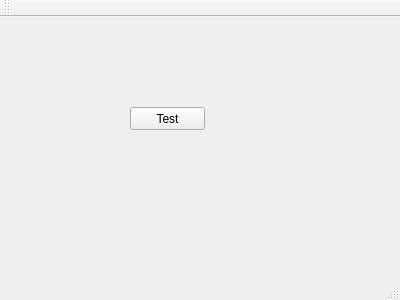
<?xml version="1.0" encoding="UTF-8"?>
<ui version="4.0">
 <class>MainWindow</class>
 <widget class="QMainWindow" name="MainWindow">
  <property name="geometry">
   <rect>
    <x>0</x>
    <y>0</y>
    <width>400</width>
    <height>300</height>
   </rect>
  </property>
  <property name="windowTitle">
   <string>MainWindow</string>
  </property>
  <widget class="QWidget" name="centralWidget">
   <widget class="QPushButton" name="pushButton">
    <property name="geometry">
     <rect>
      <x>130</x>
      <y>90</y>
      <width>75</width>
      <height>23</height>
     </rect>
    </property>
    <property name="text">
     <string>Test</string>
    </property>
   </widget>
  </widget>
  <widget class="QMenuBar" name="menuBar">
   <property name="geometry">
    <rect>
     <x>0</x>
     <y>0</y>
     <width>400</width>
     <height>23</height>
    </rect>
   </property>
  </widget>
  <widget class="QToolBar" name="mainToolBar">
   <attribute name="toolBarArea">
    <enum>TopToolBarArea</enum>
   </attribute>
   <attribute name="toolBarBreak">
    <bool>false</bool>
   </attribute>
  </widget>
  <widget class="QStatusBar" name="statusBar"/>
 </widget>
 <layoutdefault spacing="6" margin="11"/>
 <resources/>
 <connections/>
</ui>
